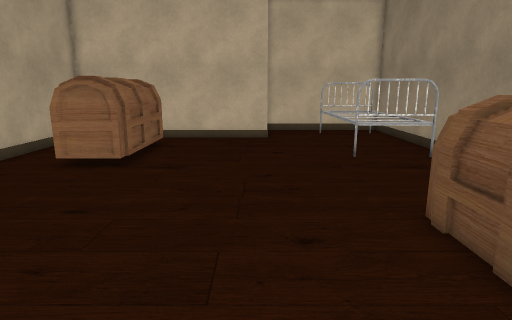
View 1 (above)

16 first-person views from a walk through a 3-D level made in the Unity game engine. The camera is 1.5 m above the floor, tilts 12° down and sees 75° across. Doors are open. The floor is counted in squares, 0.5 m on a side. Each view is taken from the middle of a square. On the plan, view 1 faces up. The plan holds only what a view shows up to about 20 squares ahead; the rest is blank. The player character is not drawn. Some animated figures are left out.

View 2
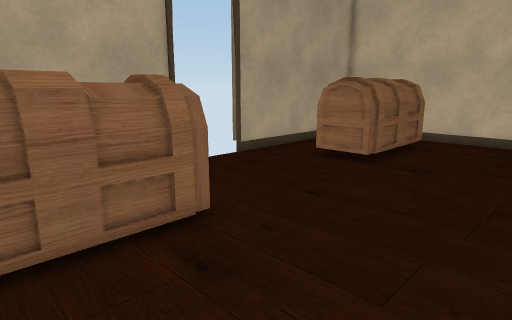

View 3
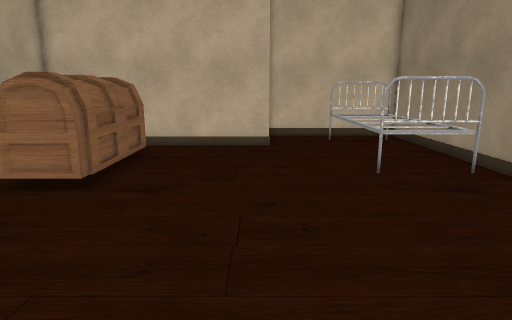

View 4
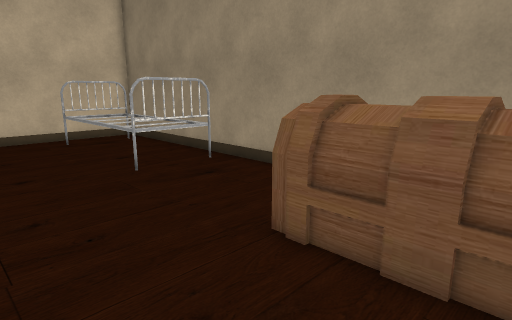

View 5
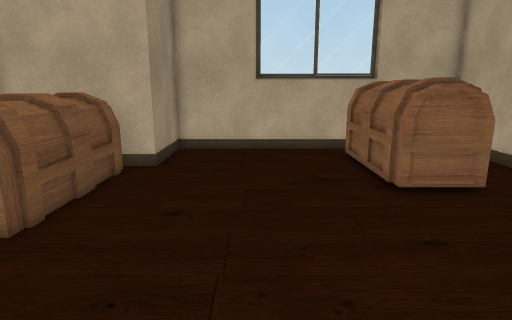

View 6
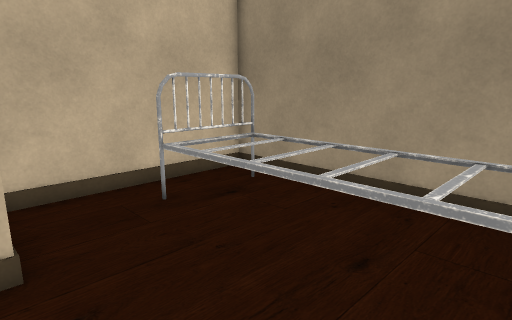

View 7
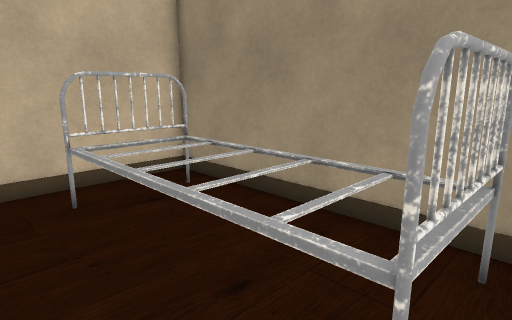

View 8
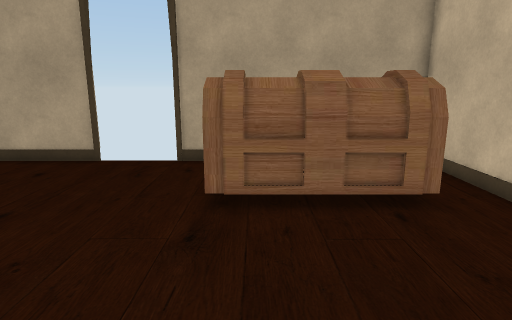

View 9
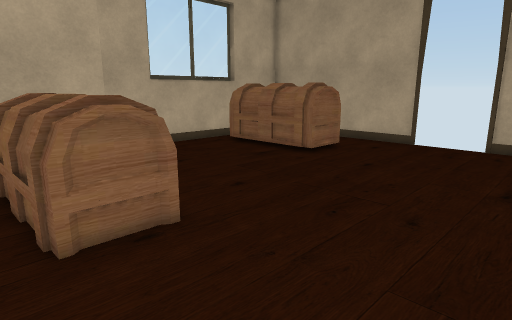

View 10
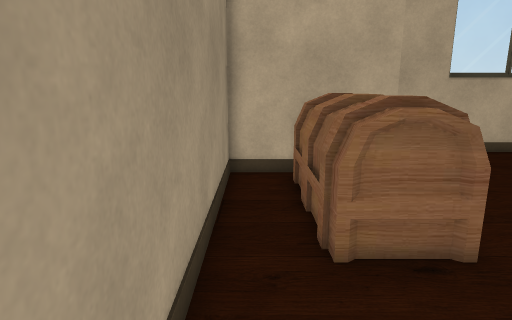

View 11
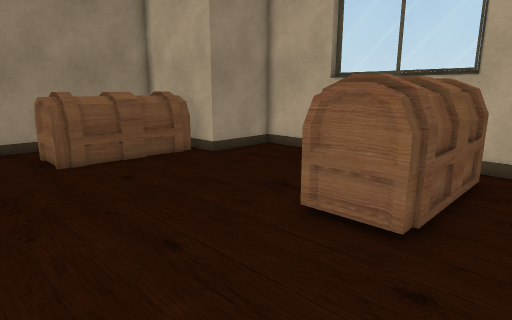

View 12
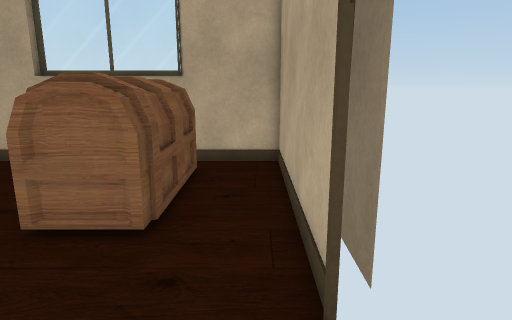

View 13
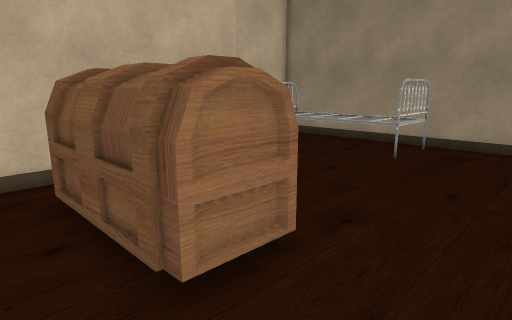

View 14
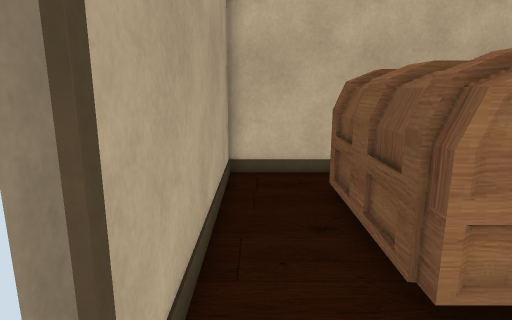

View 15
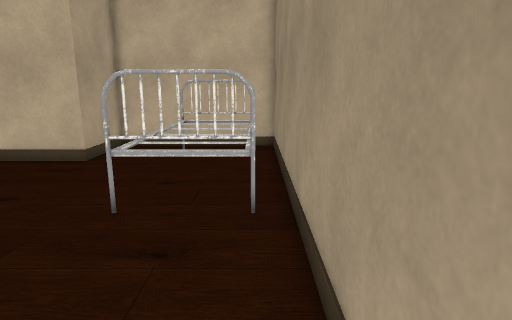

View 16
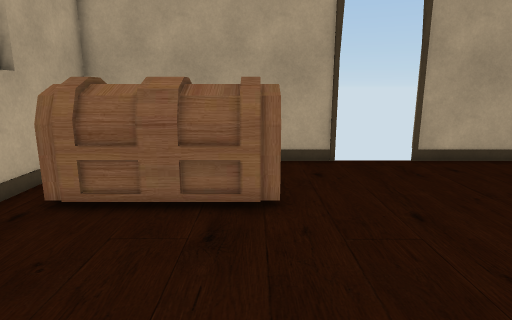

### Floor plan
Ten units are one square. View 1 is at (0, 0); x grows to the right and y downward. Boxes are objects, and circles mark ways between rooms. Rooms are numbered by the first view taken in them; rooms with no view inside come last. Other rooms are left out.
<svg viewBox="-120 -255 215 290">
<path fill="none" stroke="#000" d="M-110 -74 -110 30 30 30 30 -10 90 -10 90 -230M-115 -115 -115 -108M-115 -73 -115 -55M7 -225 7 -210 -110 -210 -110 -106M90 -230 90 -250 7 -250 7 -225"/>
<rect x="-85" y="-55" width="40" height="70" fill="#bbb"><title>other object</title></rect>
<rect x="-85" y="-195" width="40" height="70" fill="#bbb"><title>other object</title></rect>
<rect x="35" y="-85" width="40" height="70" fill="#bbb"><title>other object</title></rect>
<rect x="35" y="-235" width="50" height="90" fill="#bbb"><title>other object</title></rect>
<circle cx="30" cy="-230" r="3" fill="#2a7"/>
<text x="-10" y="-100">1</text>
<text x="40" y="-240">2</text>
</svg>
Room 1 opens to room 2.

Where each view was taken, in squares from view 1:
view 1: 0 up, 0 right, facing up
view 2: 0 up, 1 right, facing up-left
view 3: 3 up, 0 right, facing up
view 4: 3 up, 1 left, facing up-right
view 5: 14 up, 1 left, facing down
view 6: 15 up, 0 right, facing up-right
view 7: 14 up, 2 right, facing up-right
view 8: 14 up, 3 right, facing left
view 9: 14 up, 8 right, facing down-left
view 10: 13 up, 8 right, facing down
view 11: 11 up, 10 left, facing down-right
view 12: 11 up, 10 left, facing down
view 13: 9 up, 10 left, facing up-right
view 14: 9 up, 10 left, facing up
view 15: 7 up, 8 right, facing up
view 16: 4 up, 3 right, facing left
